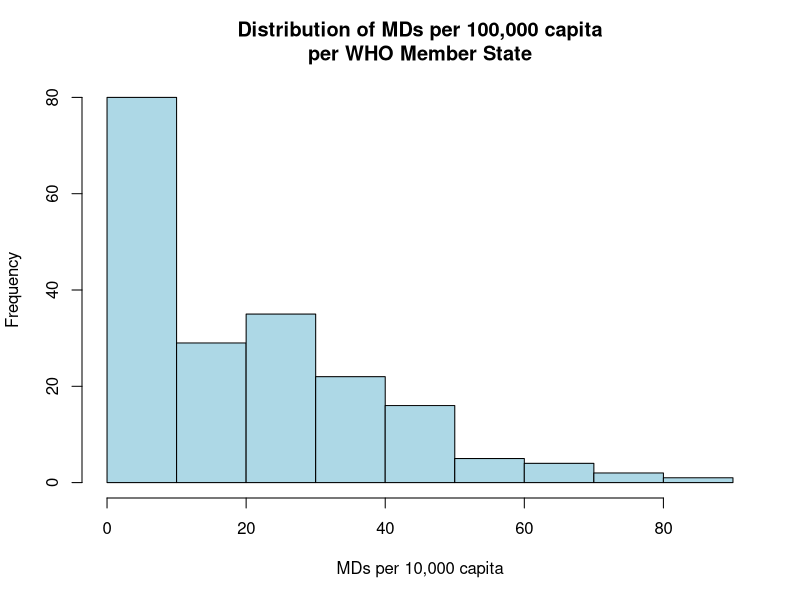
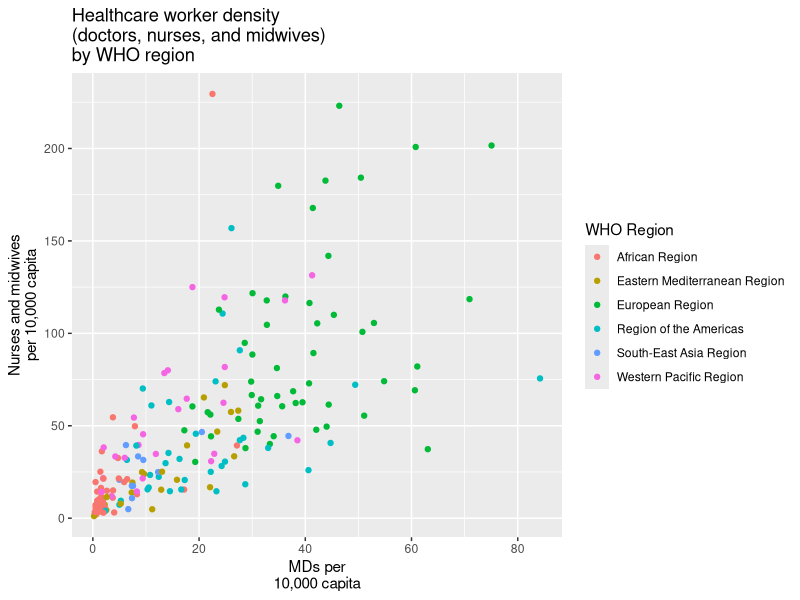

These charts were generated, in order, by the following R code:
#######################################################################
### Install and load ggplot2 ##########################################
#######################################################################

## write code here
## install.packages("ggplot2)
library(ggplot2)

#######################################################################
### Read in countries dataset #########################################
#######################################################################

## write code here
countries <- read.delim("countries.tsv")

#######################################################################
### Print out the first five rows of the dataset ######################
#######################################################################

## write code here
head(countries)

#######################################################################
### Summary statistics the number of MDs per 100,000 capita ##########
#######################################################################

## write code here
summary(countries$mds_per_10000capita)

#######################################################################
### Make a (base R) histogram of the number of MDs per capita #########
#######################################################################

## write code here
hist(countries$mds_per_10000capita,
     xlab = "MDs per 10,000 capita",
     ylab = "Frequency",
     main = "Distribution of MDs per 100,000 capita\nper WHO Member State",
     col = "light blue")

#######################################################################
### Make a scatterplot in ggplot ######################################
### hint: use geom_point() ############################################
#######################################################################

ggplot(countries, 
       aes(x = mds_per_10000capita, 
           y = nurses_midwives_per_10000capita, 
           color = who_region)) +
  geom_point() +
  xlab("MDs per\n10,000 capita") +
  ylab("Nurses and midwives\nper 10,000 capita") +
  ggtitle("Healthcare worker density\n(doctors, nurses, and midwives)\nby WHO region") +
  labs(color = "WHO Region")
